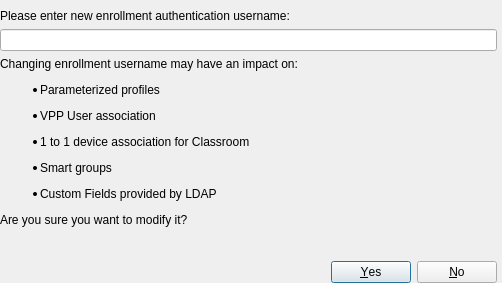
<?xml version="1.0" encoding="UTF-8"?>
<ui version="4.0">
 <class>AuthUserNameChangeDlg</class>
 <widget class="QDialog" name="AuthUserNameChangeDlg">
  <property name="geometry">
   <rect>
    <x>0</x>
    <y>0</y>
    <width>502</width>
    <height>283</height>
   </rect>
  </property>
  <property name="windowTitle">
   <string>Change Enrollment Username</string>
  </property>
  <layout class="QVBoxLayout" name="verticalLayout_2">
   <property name="leftMargin">
    <number>0</number>
   </property>
   <property name="topMargin">
    <number>0</number>
   </property>
   <property name="rightMargin">
    <number>0</number>
   </property>
   <property name="bottomMargin">
    <number>0</number>
   </property>
   <item>
    <widget class="QWidget" name="widget" native="true">
     <layout class="QVBoxLayout" name="verticalLayout">
      <property name="spacing">
       <number>0</number>
      </property>
      <property name="leftMargin">
       <number>0</number>
      </property>
      <property name="rightMargin">
       <number>5</number>
      </property>
      <property name="bottomMargin">
       <number>0</number>
      </property>
      <item>
       <widget class="QWidget" name="widget_2" native="true">
        <layout class="QVBoxLayout" name="verticalLayout_3">
         <property name="leftMargin">
          <number>0</number>
         </property>
         <property name="topMargin">
          <number>0</number>
         </property>
         <property name="rightMargin">
          <number>0</number>
         </property>
         <property name="bottomMargin">
          <number>0</number>
         </property>
         <item>
          <widget class="QLabel" name="label">
           <property name="text">
            <string>Please enter new enrollment authentication username:</string>
           </property>
          </widget>
         </item>
         <item>
          <widget class="QLineEdit" name="name"/>
         </item>
         <item>
          <widget class="QLabel" name="label_2">
           <property name="sizePolicy">
            <sizepolicy hsizetype="Preferred" vsizetype="MinimumExpanding">
             <horstretch>0</horstretch>
             <verstretch>0</verstretch>
            </sizepolicy>
           </property>
           <property name="text">
            <string>&lt;html&gt;&lt;head/&gt;&lt;body&gt;&lt;p&gt;Changing enrollment username may have an impact on:&lt;/p&gt;&lt;ul style=&quot;margin-top: 0px; margin-bottom: 0px; margin-left: 0px; margin-right: 0px; -qt-list-indent: 1;&quot;&gt;&lt;li style=&quot; margin-top:12px; margin-bottom:12px; margin-left:0px; margin-right:0px; -qt-block-indent:0; text-indent:0px;&quot;&gt;Parameterized profiles&lt;/li&gt;&lt;li style=&quot; margin-top:12px; margin-bottom:12px; margin-left:0px; margin-right:0px; -qt-block-indent:0; text-indent:0px;&quot;&gt;VPP User association&lt;/li&gt;&lt;li style=&quot; margin-top:12px; margin-bottom:12px; margin-left:0px; margin-right:0px; -qt-block-indent:0; text-indent:0px;&quot;&gt;1 to 1 device association for Classroom&lt;/li&gt;&lt;li style=&quot; margin-top:12px; margin-bottom:12px; margin-left:0px; margin-right:0px; -qt-block-indent:0; text-indent:0px;&quot;&gt;Smart groups&lt;/li&gt;&lt;li style=&quot; margin-top:12px; margin-bottom:12px; margin-left:0px; margin-right:0px; -qt-block-indent:0; text-indent:0px;&quot;&gt;Custom Fields provided by LDAP&lt;/li&gt;&lt;/ul&gt;&lt;p&gt;Are you sure you want to modify it?&lt;/p&gt;&lt;/body&gt;&lt;/html&gt;</string>
           </property>
           <property name="alignment">
            <set>Qt::AlignLeading|Qt::AlignLeft|Qt::AlignTop</set>
           </property>
          </widget>
         </item>
        </layout>
       </widget>
      </item>
      <item>
       <widget class="QDialogButtonBox" name="buttonBox">
        <property name="orientation">
         <enum>Qt::Horizontal</enum>
        </property>
        <property name="standardButtons">
         <set>QDialogButtonBox::No|QDialogButtonBox::Yes</set>
        </property>
        <property name="centerButtons">
         <bool>false</bool>
        </property>
       </widget>
      </item>
     </layout>
    </widget>
   </item>
  </layout>
 </widget>
 <resources/>
 <connections>
  <connection>
   <sender>buttonBox</sender>
   <signal>accepted()</signal>
   <receiver>AuthUserNameChangeDlg</receiver>
   <slot>accept()</slot>
   <hints>
    <hint type="sourcelabel">
     <x>248</x>
     <y>254</y>
    </hint>
    <hint type="destinationlabel">
     <x>157</x>
     <y>274</y>
    </hint>
   </hints>
  </connection>
  <connection>
   <sender>buttonBox</sender>
   <signal>rejected()</signal>
   <receiver>AuthUserNameChangeDlg</receiver>
   <slot>reject()</slot>
   <hints>
    <hint type="sourcelabel">
     <x>316</x>
     <y>260</y>
    </hint>
    <hint type="destinationlabel">
     <x>286</x>
     <y>274</y>
    </hint>
   </hints>
  </connection>
 </connections>
</ui>
